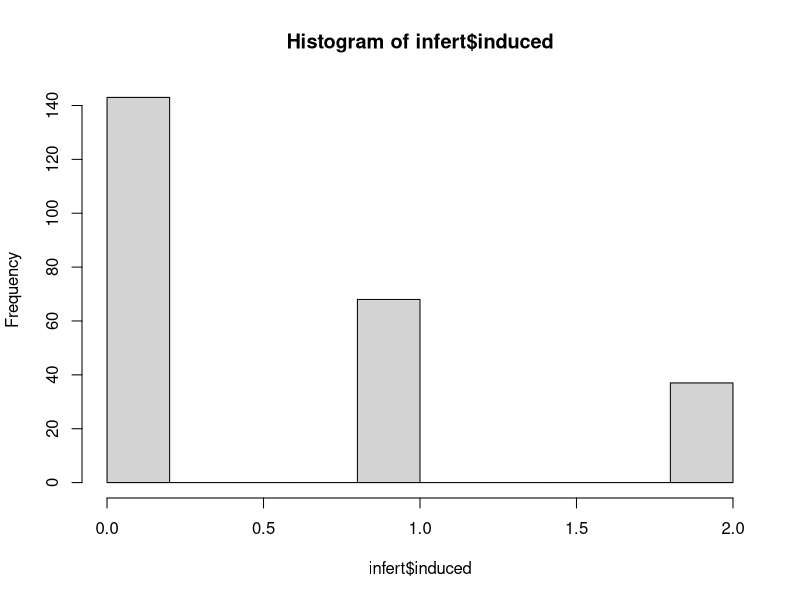
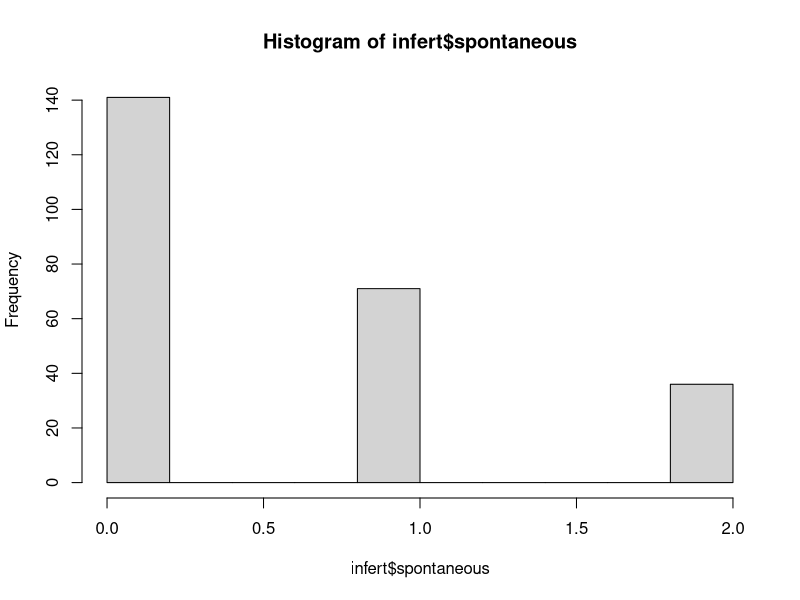
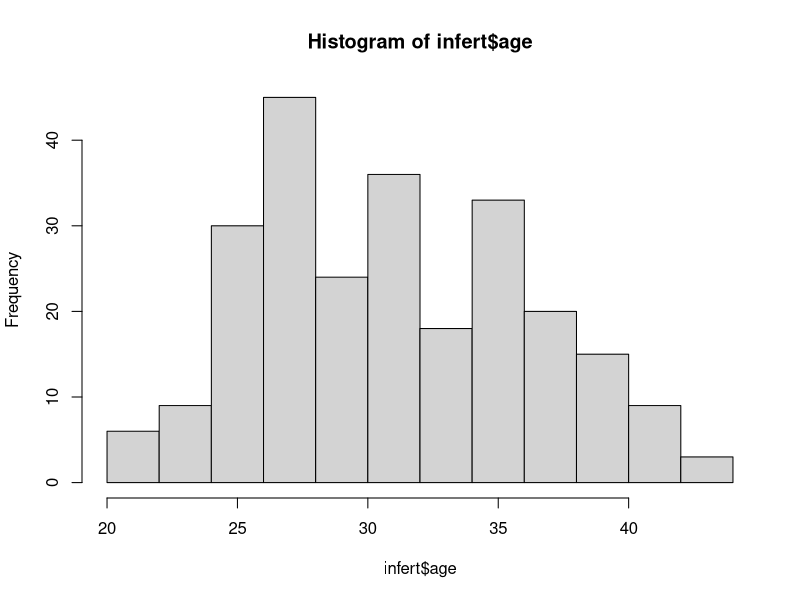
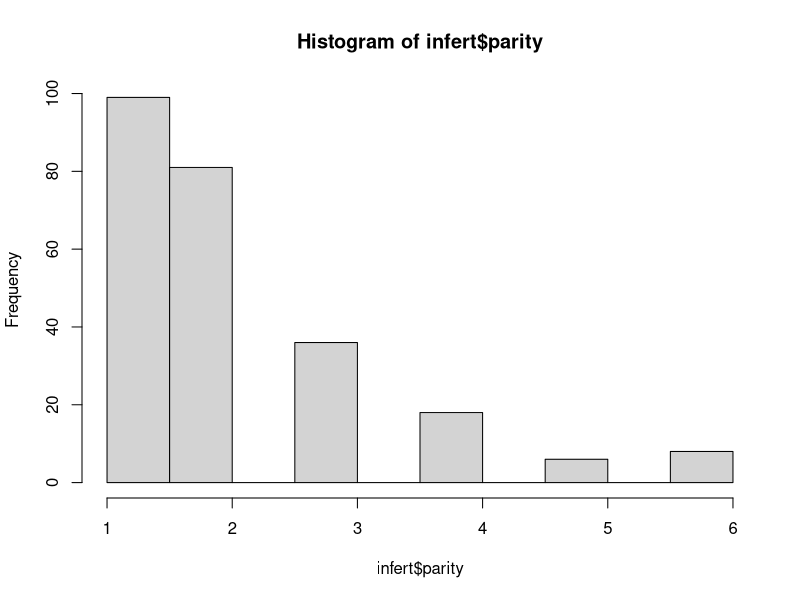

Source code (R) for these figures, in order: (Note: this script raises an error after producing the figures.)
# FirstAssignment
# ===============

# Load packages
library(magrittr)

### 3. Choose the data set

# See all the R core data sets available
data() 

# Load the core data set called infert
data(infert) 

# 4. Look at the data set

# Look at the dataset
?infert

# Look at the names of the variables in the data set
names(infert) 

# Look at the first 6 observations (in a table)
head(infert[,]) 

### 5. Descriptive statistics: 

# 5.i. Histogram 

#5.ii. Plot the variables 5.a. 

# look at variables

# simple tables
table(infert$induced)
table(infert$spontaneous)
table(infert$age)
table(infert$parity)
table(infert$eduction)

# categorizing age
infert$cat_age <- infert$age

infert$cat_age [infert$age %in% 21:25] <- 1
infert$cat_age [infert$age %in% 26:30] <- 2
infert$cat_age [infert$age %in% 31:35]<- 3
infert$cat_age [infert$age %in% 36:40] <- 4
infert$cat_age [infert$age %in% 41:45] <- 5

table(infert$cat_age)

# crosstables
table(infert$induced, infert$cat_age)
table(infert$spontaneous, infert$cat_age)
table(infert$parity, infert$cat_age)

# 1. Histograms
hist(infert$induced)
hist(infert$spontaneous)
hist(infert$age)
hist(infert$parity) # need to log???

# 5.a. Mean
mean (infert$induced, na.rm=TRUE) 
mean (infert$spontaneous, na.rm=TRUE) 
mean (infert$age, na.rm=TRUE) 
mean (infert$parity, na.rm=TRUE)

# 5.b. Medium 
# Loop
#for (i in 1:length(names(infert))) {infert[,i] %>% mean() %>% 
#round(digits=1) %>% paste (names (infert) [i], ., '\n') %>% cat()} # ERROR???

#na.rm - indicating whether NA values should be stripped
median (infert$induced, na.rm=TRUE) 
median (infert$spontaneous, na.rm=TRUE) 
median (infert$age, na.rm=TRUE) 
median (infert$parity, na.rm=TRUE)

# 5.c. Mode (for nominal data)
summary(infert$education, na.rm=TRUE)

# 5.d. Range
range(infert$induced, na.rm=TRUE) 
range(infert$spontaneous, na.rm=TRUE) 
range(infert$age, na.rm=TRUE) 
range(infert$parity, na.rm=TRUE)

# 5.e. Variance
var(infert$induced, na.rm=TRUE) 
var(infert$spontaneous, na.rm=TRUE) 
var(infert$age, na.rm=TRUE) 
var(infert$parity, na.rm=TRUE)
var(infert$education, na.rm=TRUE) # sense with nominal data?

# 5.f. Standard deviation
sd(infert$induced, na.rm=TRUE) 
sd(infert$spontaneous, na.rm=TRUE) 
sd(infert$age, na.rm=TRUE) 
sd(infert$parity, na.rm=TRUE)
sd(infert$education, na.rm=TRUE) # sense with nominal data?

# 5.g. Quartiles
summary(infert$induced, na.rm=TRUE) # sense?
summary(infert$spontaneous, na.rm=TRUE) # sense?
summary(infert$age, na.rm=TRUE) 
summary(infert$parity, na.rm=TRUE)

IQR(infert$age)
IQR(infert$induced, na.rm=TRUE) # sense?
IQR(infert$spontaneous, na.rm=TRUE) # sense?
IQR(infert$age, na.rm=TRUE) 
IQR(infert$parity, na.rm=TRUE)

# create subset for spontaneous
indu1 <- subset(infert, induced == 1)
indu2 <- subset(infert, induced == 2)
indu0 <- subset(infert, induced == 0)

# 5.h. Box plots
boxplot(infert$age)
boxplot(indu0$age)
boxplot(indu1$age)
boxplot(indu2$age)

# create subset for spontaneous
spon1 <- subset(infert,spontaneous==1)
spon2 <- subset(infert,spontaneous==2)
spon0 <- subset(infert,spontaneous==0)

boxplot(spon0$age)
boxplot(spon1$age)
boxplot(spon2$age)

# 5.i. Summarise with Loess

# In case you do not have the ggplot2 package install it by running the 
# following command: install.packages('ggplot2')
library(ggplot2)

# Look at the relation between age and parity
ggplot2::ggplot(infert, aes(age, parity)) + geom_point() + geom_smooth() + theme_bw()


# 7. Scatterplots ???

# 8. Bar Charts

# Bar Chart: induced abortions & education years
plot(indu0$education, xlab ='education')
plot(indu1$education, xlab ='education')
plot(indu2$education, xlab ='education')

# Bar Chart: spontaneous abortions & age - WARUM KEIN BARCHART?
plot(spon0$age, xlab ='age')
plot(spon1$age, xlab ='age')
plot(spon2$age, xlab ='age')

# Bar Chart: induced abortions & parity - WARUM KEIN BARCHART?
plot(indu0$parity, xlab ='parity')
plot(indu1$parity, xlab ='parity')
plot(indu2$parity, xlab ='parity')

plot(infert$parity, xlab ='parity')


# 11. Joint Distributions
plot(indu0$parity, indu0$age)


# Other stuff
plot(spon2$age, spon2$spontaneous)
plot(spon2$age)
infert$parity

plot(infert$age,infert$parity)
plot(infert$induced,infert$age)
plot(infert$induced,infert$spontaneous)

